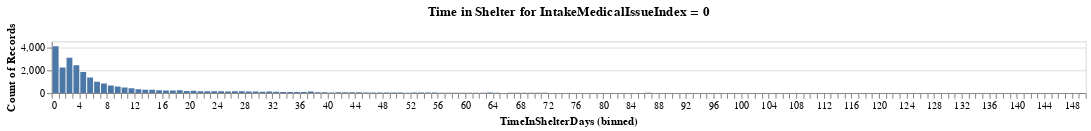
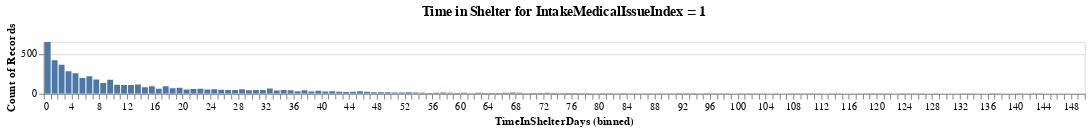
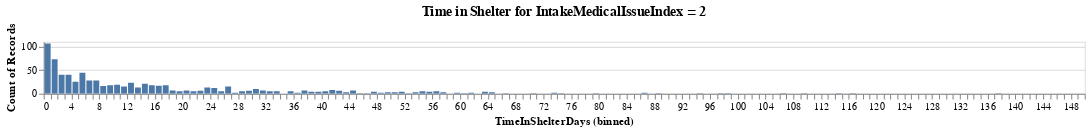
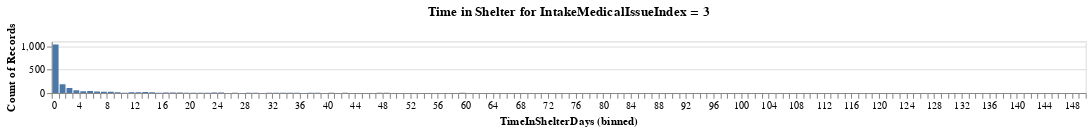

Source (notebook cell) for these figures, in order:
### Code cell
from turtle import title


for index_val in range(5):
    subset = df.filter(pl.col("IntakeMedicalIssueIndex") == index_val)
    subset.plot.bar(
        alt.X("TimeInShelterDays", bin=alt.Bin(step=1), scale=alt.Scale(domain=[0, 150])),
        y='count()',
    ).properties(title=f"Time in Shelter for IntakeMedicalIssueIndex = {index_val}", height=50, width = 1000).show()

### Figure 1 — Vega specification as saved in the notebook (floating-point values rounded to 4 significant figures; data arrays with more than 128 entries replaced by an {"elided": "..."} marker saying what was removed)
{"$schema": "https://vega.github.io/schema/vega/v6.json", "data": [{"name": "param_1e9efca18e7a2868_store"}, {"name": "source_0", "values": {"elided": "188 records"}}, {"name": "source_0_y_domain___count", "values": [{"min": 1, "max": 4080}]}], "signals": [{"name": "bin_step_1_TimeInShelterDays_bins", "value": {"fields": ["TimeInShelterDays"], "fname": "bin_TimeInShelterDays", "start": -2116.0, "step": 1.0, "stop": 878.0}}, {"name": "unit", "value": {}, "on": [{"events": "pointermove", "update": "isTuple(group()) ? group() : unit"}]}, {"name": "param_1e9efca18e7a2868", "update": "vlSelectionResolve(\"param_1e9efca18e7a2868_store\", \"union\")"}, {"name": "param_1e9efca18e7a2868_TimeInShelterDays", "on": [{"events": [{"source": "view", "type": "dblclick"}], "update": "null"}, {"events": {"signal": "param_1e9efca18e7a2868_translate_delta"}, "update": "panLinear(param_1e9efca18e7a2868_translate_anchor.extent_x, -param_1e9efca18e7a2868_translate_delta.x / width)"}, {"events": {"signal": "param_1e9efca18e7a2868_zoom_delta"}, "update": "zoomLinear(domain(\"x\"), param_1e9efca18e7a2868_zoom_anchor.x, param_1e9efca18e7a2868_zoom_delta)"}]}, {"name": "param_1e9efca18e7a2868_tuple", "on": [{"events": [{"signal": "param_1e9efca18e7a2868_TimeInShelterDays"}], "update": "param_1e9efca18e7a2868_TimeInShelterDays ? {unit: \"\", fields: param_1e9efca18e7a2868_tuple_fields, values: [param_1e9efca18e7a2868_TimeInShelterDays]} : null"}]}, {"name": "param_1e9efca18e7a2868_tuple_fields", "value": [{"field": "TimeInShelterDays", "channel": "x", "type": "R"}]}, {"name": "param_1e9efca18e7a2868_translate_anchor", "value": {}, "on": [{"events": [{"source": "scope", "type": "pointerdown"}], "update": "{x: x(unit), y: y(unit), extent_x: domain(\"x\")}"}]}, {"name": "param_1e9efca18e7a2868_translate_delta", "value": {}, "on": [{"events": [{"source": "window", "between": [{"source": "scope", "type": "pointerdown"}, {"source": "window", "type": "pointerup"}], "type": "pointermove", "consume": true}], "update": "{x: param_1e9efca18e7a2868_translate_anchor.x - x(unit), y: param_1e9efca18e7a2868_translate_anchor.y - y(unit)}"}]}, {"name": "param_1e9efca18e7a2868_zoom_anchor", "on": [{"events": [{"source": "scope", "consume": true, "type": "wheel"}], "update": "{x: invert(\"x\", x(unit)), y: invert(\"y\", y(unit))}"}]}, {"name": "param_1e9efca18e7a2868_zoom_delta", "on": [{"events": [{"source": "scope", "type": "wheel", "consume": true}], "update": "pow(1.001, event.deltaY * pow(16, event.deltaMode))", "force": true}]}, {"name": "param_1e9efca18e7a2868_modify", "on": [{"events": {"signal": "param_1e9efca18e7a2868_tuple"}, "update": "modify(\"param_1e9efca18e7a2868_store\", param_1e9efca18e7a2868_tuple, true)"}]}], "marks": [{"type": "rect", "name": "marks", "from": {"data": "source_0"}, "encode": {"update": {"fill": {"value": "#4c78a8"}, "x": {"field": "bin_step_1_TimeInShelterDays_end", "scale": "x", "offset": {"signal": "0.5 + (abs(scale(\"x\", datum[\"bin_step_1_TimeInShelterDays_end\"]) - scale(\"x\", datum[\"bin_step_1_TimeInShelterDays\"])) < 0.25 ? 0.5 * (0.25 - (abs(scale(\"x\", datum[\"bin_step_1_TimeInShelterDays_end\"]) - scale(\"x\", datum[\"bin_step_1_TimeInShelterDays\"])))) : -0.5)"}}, "y2": {"value": 0, "scale": "y"}, "y": {"field": "__count", "scale": "y"}, "x2": {"field": "bin_step_1_TimeInShelterDays", "scale": "x", "offset": {"signal": "0.5 + (abs(scale(\"x\", datum[\"bin_step_1_TimeInShelterDays_end\"]) - scale(\"x\", datum[\"bin_step_1_TimeInShelterDays\"])) < 0.25 ? -0.5 * (0.25 - (abs(scale(\"x\", datum[\"bin_step_1_TimeInShelterDays_end\"]) - scale(\"x\", datum[\"bin_step_1_TimeInShelterDays\"])))) : 0.5)"}}, "tooltip": {"signal": "{\"TimeInShelterDays (binned)\": !isValid(datum[\"bin_step_1_TimeInShelterDays\"]) || !isFinite(+datum[\"bin_step_1_TimeInShelterDays\"]) ? \"null\" : format(datum[\"bin_step_1_TimeInShelterDays\"], \"\") + \" – \" + format(datum[\"bin_step_1_TimeInShelterDays_end\"], \"\"), \"Count of Records\": format(datum[\"__count\"], \"\")}"}}}, "clip": true, "style": ["bar"], "interactive": true}], "scales": [{"name": "x", "type": "linear", "domain": [0, 150], "range": [0, {"signal": "width"}], "bins": {"signal": "bin_step_1_TimeInShelterDays_bins"}, "zero": true, "domainRaw": {"signal": "param_1e9efca18e7a2868[\"TimeInShelterDays\"]"}}, {"name": "y", "type": "linear", "domain": [{"signal": "(data(\"source_0_y_domain___count\")[0] || {}).min"}, {"signal": "(data(\"source_0_y_domain___count\")[0] || {}).max"}], "range": [{"signal": "height"}, 0], "zero": true, "nice": true}], "axes": [{"scale": "y", "domain": false, "gridScale": "x", "tickCount": {"signal": "ceil(height/40)"}, "aria": false, "labels": false, "ticks": false, "zindex": 0, "minExtent": 0, "maxExtent": 0, "grid": true, "orient": "left"}, {"scale": "x", "labelFlush": true, "grid": false, "labelOverlap": true, "tickCount": {"signal": "ceil(width/10)"}, "zindex": 0, "title": "TimeInShelterDays (binned)", "orient": "bottom"}, {"scale": "y", "grid": false, "zindex": 0, "orient": "left", "title": "Count of Records", "labelOverlap": true, "tickCount": {"signal": "ceil(height/40)"}}], "title": {"text": "Time in Shelter for IntakeMedicalIssueIndex = 0", "frame": "group"}, "style": "cell", "background": "white", "height": 50, "padding": 5, "width": 1000}

### Figure 2 — Vega specification as saved in the notebook (floating-point values rounded to 4 significant figures; data arrays with more than 128 entries replaced by an {"elided": "..."} marker saying what was removed)
{"$schema": "https://vega.github.io/schema/vega/v6.json", "data": [{"name": "param_1e9efca18e7a2868_store"}, {"name": "source_0", "values": {"elided": "142 records"}}, {"name": "source_0_y_domain___count", "values": [{"min": 1, "max": 644}]}], "signals": [{"name": "bin_step_1_TimeInShelterDays_bins", "value": {"fields": ["TimeInShelterDays"], "fname": "bin_TimeInShelterDays", "start": -20.0, "step": 1.0, "stop": 474.0}}, {"name": "unit", "value": {}, "on": [{"events": "pointermove", "update": "isTuple(group()) ? group() : unit"}]}, {"name": "param_1e9efca18e7a2868", "update": "vlSelectionResolve(\"param_1e9efca18e7a2868_store\", \"union\")"}, {"name": "param_1e9efca18e7a2868_TimeInShelterDays", "on": [{"events": [{"source": "view", "type": "dblclick"}], "update": "null"}, {"events": {"signal": "param_1e9efca18e7a2868_translate_delta"}, "update": "panLinear(param_1e9efca18e7a2868_translate_anchor.extent_x, -param_1e9efca18e7a2868_translate_delta.x / width)"}, {"events": {"signal": "param_1e9efca18e7a2868_zoom_delta"}, "update": "zoomLinear(domain(\"x\"), param_1e9efca18e7a2868_zoom_anchor.x, param_1e9efca18e7a2868_zoom_delta)"}]}, {"name": "param_1e9efca18e7a2868_tuple", "on": [{"events": [{"signal": "param_1e9efca18e7a2868_TimeInShelterDays"}], "update": "param_1e9efca18e7a2868_TimeInShelterDays ? {unit: \"\", fields: param_1e9efca18e7a2868_tuple_fields, values: [param_1e9efca18e7a2868_TimeInShelterDays]} : null"}]}, {"name": "param_1e9efca18e7a2868_tuple_fields", "value": [{"field": "TimeInShelterDays", "channel": "x", "type": "R"}]}, {"name": "param_1e9efca18e7a2868_translate_anchor", "value": {}, "on": [{"events": [{"source": "scope", "type": "pointerdown"}], "update": "{x: x(unit), y: y(unit), extent_x: domain(\"x\")}"}]}, {"name": "param_1e9efca18e7a2868_translate_delta", "value": {}, "on": [{"events": [{"source": "window", "between": [{"source": "scope", "type": "pointerdown"}, {"source": "window", "type": "pointerup"}], "type": "pointermove", "consume": true}], "update": "{x: param_1e9efca18e7a2868_translate_anchor.x - x(unit), y: param_1e9efca18e7a2868_translate_anchor.y - y(unit)}"}]}, {"name": "param_1e9efca18e7a2868_zoom_anchor", "on": [{"events": [{"source": "scope", "type": "wheel", "consume": true}], "update": "{x: invert(\"x\", x(unit)), y: invert(\"y\", y(unit))}"}]}, {"name": "param_1e9efca18e7a2868_zoom_delta", "on": [{"events": [{"source": "scope", "type": "wheel", "consume": true}], "update": "pow(1.001, event.deltaY * pow(16, event.deltaMode))", "force": true}]}, {"name": "param_1e9efca18e7a2868_modify", "on": [{"events": {"signal": "param_1e9efca18e7a2868_tuple"}, "update": "modify(\"param_1e9efca18e7a2868_store\", param_1e9efca18e7a2868_tuple, true)"}]}], "marks": [{"type": "rect", "name": "marks", "from": {"data": "source_0"}, "encode": {"update": {"x2": {"field": "bin_step_1_TimeInShelterDays", "scale": "x", "offset": {"signal": "0.5 + (abs(scale(\"x\", datum[\"bin_step_1_TimeInShelterDays_end\"]) - scale(\"x\", datum[\"bin_step_1_TimeInShelterDays\"])) < 0.25 ? -0.5 * (0.25 - (abs(scale(\"x\", datum[\"bin_step_1_TimeInShelterDays_end\"]) - scale(\"x\", datum[\"bin_step_1_TimeInShelterDays\"])))) : 0.5)"}}, "y": {"field": "__count", "scale": "y"}, "fill": {"value": "#4c78a8"}, "y2": {"value": 0, "scale": "y"}, "x": {"field": "bin_step_1_TimeInShelterDays_end", "scale": "x", "offset": {"signal": "0.5 + (abs(scale(\"x\", datum[\"bin_step_1_TimeInShelterDays_end\"]) - scale(\"x\", datum[\"bin_step_1_TimeInShelterDays\"])) < 0.25 ? 0.5 * (0.25 - (abs(scale(\"x\", datum[\"bin_step_1_TimeInShelterDays_end\"]) - scale(\"x\", datum[\"bin_step_1_TimeInShelterDays\"])))) : -0.5)"}}, "tooltip": {"signal": "{\"TimeInShelterDays (binned)\": !isValid(datum[\"bin_step_1_TimeInShelterDays\"]) || !isFinite(+datum[\"bin_step_1_TimeInShelterDays\"]) ? \"null\" : format(datum[\"bin_step_1_TimeInShelterDays\"], \"\") + \" – \" + format(datum[\"bin_step_1_TimeInShelterDays_end\"], \"\"), \"Count of Records\": format(datum[\"__count\"], \"\")}"}}}, "interactive": true, "clip": true, "style": ["bar"]}], "scales": [{"name": "x", "type": "linear", "domain": [0, 150], "range": [0, {"signal": "width"}], "bins": {"signal": "bin_step_1_TimeInShelterDays_bins"}, "zero": true, "domainRaw": {"signal": "param_1e9efca18e7a2868[\"TimeInShelterDays\"]"}}, {"name": "y", "type": "linear", "domain": [{"signal": "(data(\"source_0_y_domain___count\")[0] || {}).min"}, {"signal": "(data(\"source_0_y_domain___count\")[0] || {}).max"}], "range": [{"signal": "height"}, 0], "zero": true, "nice": true}], "axes": [{"scale": "y", "aria": false, "minExtent": 0, "grid": true, "tickCount": {"signal": "ceil(height/40)"}, "labels": false, "ticks": false, "zindex": 0, "maxExtent": 0, "gridScale": "x", "orient": "left", "domain": false}, {"scale": "x", "labelOverlap": true, "zindex": 0, "title": "TimeInShelterDays (binned)", "orient": "bottom", "grid": false, "labelFlush": true, "tickCount": {"signal": "ceil(width/10)"}}, {"scale": "y", "zindex": 0, "labelOverlap": true, "tickCount": {"signal": "ceil(height/40)"}, "orient": "left", "grid": false, "title": "Count of Records"}], "title": {"text": "Time in Shelter for IntakeMedicalIssueIndex = 1", "frame": "group"}, "style": "cell", "width": 1000, "height": 50, "padding": 5, "background": "white"}

### Figure 3 — Vega specification as saved in the notebook (floating-point values rounded to 4 significant figures)
{"$schema": "https://vega.github.io/schema/vega/v6.json", "data": [{"name": "param_1e9efca18e7a2868_store"}, {"name": "source_0", "values": [{"__count": 1, "bin_step_1_TimeInShelterDays": 150.0, "bin_step_1_TimeInShelterDays_end": 151.0}, {"__count": 40, "bin_step_1_TimeInShelterDays": 3.0, "bin_step_1_TimeInShelterDays_end": 4.0}, {"__count": 23, "bin_step_1_TimeInShelterDays": 12.0, "bin_step_1_TimeInShelterDays_end": 13.0}, {"__count": 18, "bin_step_1_TimeInShelterDays": 9.0, "bin_step_1_TimeInShelterDays_end": 10.0}, {"__count": 13, "bin_step_1_TimeInShelterDays": 13.0, "bin_step_1_TimeInShelterDays_end": 14.0}, {"__count": 25, "bin_step_1_TimeInShelterDays": 4.0, "bin_step_1_TimeInShelterDays_end": 5.0}, {"__count": 73, "bin_step_1_TimeInShelterDays": 1.0, "bin_step_1_TimeInShelterDays_end": 2.0}, {"__count": 7, "bin_step_1_TimeInShelterDays": 31.0, "bin_step_1_TimeInShelterDays_end": 32.0}, {"__count": 6, "bin_step_1_TimeInShelterDays": 29.0, "bin_step_1_TimeInShelterDays_end": 30.0}, {"__count": 10, "bin_step_1_TimeInShelterDays": 30.0, "bin_step_1_TimeInShelterDays_end": 31.0}, {"__count": 5, "bin_step_1_TimeInShelterDays": 25.0, "bin_step_1_TimeInShelterDays_end": 26.0}, {"__count": 40, "bin_step_1_TimeInShelterDays": 2.0, "bin_step_1_TimeInShelterDays_end": 3.0}, {"__count": 16, "bin_step_1_TimeInShelterDays": 8.0, "bin_step_1_TimeInShelterDays_end": 9.0}, {"__count": 21, "bin_step_1_TimeInShelterDays": 14.0, "bin_step_1_TimeInShelterDays_end": 15.0}, {"__count": 44, "bin_step_1_TimeInShelterDays": 5.0, "bin_step_1_TimeInShelterDays_end": 6.0}, {"__count": 19, "bin_step_1_TimeInShelterDays": 10.0, "bin_step_1_TimeInShelterDays_end": 11.0}, {"__count": 1, "bin_step_1_TimeInShelterDays": 88.0, "bin_step_1_TimeInShelterDays_end": 89.0}, {"__count": 28, "bin_step_1_TimeInShelterDays": 7.0, "bin_step_1_TimeInShelterDays_end": 8.0}, {"__count": 28, "bin_step_1_TimeInShelterDays": 6.0, "bin_step_1_TimeInShelterDays_end": 7.0}, {"__count": 7, "bin_step_1_TimeInShelterDays": 18.0, "bin_step_1_TimeInShelterDays_end": 19.0}, {"__count": 7, "bin_step_1_TimeInShelterDays": 20.0, "bin_step_1_TimeInShelterDays_end": 21.0}, {"__count": 106, "bin_step_1_TimeInShelterDays": 0.0, "bin_step_1_TimeInShelterDays_end": 1.0}, {"__count": 8, "bin_step_1_TimeInShelterDays": 41.0, "bin_step_1_TimeInShelterDays_end": 42.0}, {"__count": 17, "bin_step_1_TimeInShelterDays": 16.0, "bin_step_1_TimeInShelterDays_end": 17.0}, {"__count": 1, "bin_step_1_TimeInShelterDays": 74.0, "bin_step_1_TimeInShelterDays_end": 75.0}, {"__count": 5, "bin_step_1_TimeInShelterDays": 28.0, "bin_step_1_TimeInShelterDays_end": 29.0}, {"__count": 4, "bin_step_1_TimeInShelterDays": 51.0, "bin_step_1_TimeInShelterDays_end": 52.0}, {"__count": 12, "bin_step_1_TimeInShelterDays": 24.0, "bin_step_1_TimeInShelterDays_end": 25.0}, {"__count": 5, "bin_step_1_TimeInShelterDays": 40.0, "bin_step_1_TimeInShelterDays_end": 41.0}, {"__count": 7, "bin_step_1_TimeInShelterDays": 37.0, "bin_step_1_TimeInShelterDays_end": 38.0}, {"__count": 2, "bin_step_1_TimeInShelterDays": 27.0, "bin_step_1_TimeInShelterDays_end": 28.0}, {"__count": 5, "bin_step_1_TimeInShelterDays": 54.0, "bin_step_1_TimeInShelterDays_end": 55.0}, {"__count": 1, "bin_step_1_TimeInShelterDays": 109.0, "bin_step_1_TimeInShelterDays_end": 110.0}, {"__count": 15, "bin_step_1_TimeInShelterDays": 26.0, "bin_step_1_TimeInShelterDays_end": 27.0}, {"__count": 5, "bin_step_1_TimeInShelterDays": 33.0, "bin_step_1_TimeInShelterDays_end": 34.0}, {"__count": 18, "bin_step_1_TimeInShelterDays": 17.0, "bin_step_1_TimeInShelterDays_end": 18.0}, {"__count": 15, "bin_step_1_TimeInShelterDays": 11.0, "bin_step_1_TimeInShelterDays_end": 12.0}, {"__count": 2, "bin_step_1_TimeInShelterDays": 73.0, "bin_step_1_TimeInShelterDays_end": 74.0}, {"__count": 1, "bin_step_1_TimeInShelterDays": 66.0, "bin_step_1_TimeInShelterDays_end": 67.0}, {"__count": 3, "bin_step_1_TimeInShelterDays": 64.0, "bin_step_1_TimeInShelterDays_end": 65.0}, {"__count": 4, "bin_step_1_TimeInShelterDays": 47.0, "bin_step_1_TimeInShelterDays_end": 48.0}, {"__count": 6, "bin_step_1_TimeInShelterDays": 42.0, "bin_step_1_TimeInShelterDays_end": 43.0}, {"__count": 3, "bin_step_1_TimeInShelterDays": 57.0, "bin_step_1_TimeInShelterDays_end": 58.0}, {"__count": 6, "bin_step_1_TimeInShelterDays": 22.0, "bin_step_1_TimeInShelterDays_end": 23.0}, {"__count": 1, "bin_step_1_TimeInShelterDays": 116.0, "bin_step_1_TimeInShelterDays_end": 117.0}, {"__count": 5, "bin_step_1_TimeInShelterDays": 35.0, "bin_step_1_TimeInShelterDays_end": 36.0}, {"__count": 18, "bin_step_1_TimeInShelterDays": 15.0, "bin_step_1_TimeInShelterDays_end": 16.0}, {"__count": 7, "bin_step_1_TimeInShelterDays": 44.0, "bin_step_1_TimeInShelterDays_end": 45.0}, {"__count": 1, "bin_step_1_TimeInShelterDays": 70.0, "bin_step_1_TimeInShelterDays_end": 71.0}, {"__count": 13, "bin_step_1_TimeInShelterDays": 23.0, "bin_step_1_TimeInShelterDays_end": 24.0}, {"__count": 3, "bin_step_1_TimeInShelterDays": 53.0, "bin_step_1_TimeInShelterDays_end": 54.0}, {"__count": 5, "bin_step_1_TimeInShelterDays": 19.0, "bin_step_1_TimeInShelterDays_end": 20.0}, {"__count": 3, "bin_step_1_TimeInShelterDays": 49.0, "bin_step_1_TimeInShelterDays_end": 50.0}, {"__count": 1, "bin_step_1_TimeInShelterDays": 98.0, "bin_step_1_TimeInShelterDays_end": 99.0}, {"__count": 2, "bin_step_1_TimeInShelterDays": 86.0, "bin_step_1_TimeInShelterDays_end": 87.0}, {"__count": 4, "bin_step_1_TimeInShelterDays": 63.0, "bin_step_1_TimeInShelterDays_end": 64.0}, {"__count": 1, "bin_step_1_TimeInShelterDays": 60.0, "bin_step_1_TimeInShelterDays_end": 61.0}, {"__count": 2, "bin_step_1_TimeInShelterDays": 61.0, "bin_step_1_TimeInShelterDays_end": 62.0}, {"__count": 5, "bin_step_1_TimeInShelterDays": 21.0, "bin_step_1_TimeInShelterDays_end": 22.0}, {"__count": 4, "bin_step_1_TimeInShelterDays": 38.0, "bin_step_1_TimeInShelterDays_end": 39.0}, {"__count": 4, "bin_step_1_TimeInShelterDays": 39.0, "bin_step_1_TimeInShelterDays_end": 40.0}, {"__count": 5, "bin_step_1_TimeInShelterDays": 56.0, "bin_step_1_TimeInShelterDays_end": 57.0}, {"__count": 3, "bin_step_1_TimeInShelterDays": 50.0, "bin_step_1_TimeInShelterDays_end": 51.0}, {"__count": 3, "bin_step_1_TimeInShelterDays": 43.0, "bin_step_1_TimeInShelterDays_end": 44.0}, {"__count": 5, "bin_step_1_TimeInShelterDays": 32.0, "bin_step_1_TimeInShelterDays_end": 33.0}, {"__count": 1, "bin_step_1_TimeInShelterDays": 106.0, "bin_step_1_TimeInShelterDays_end": 107.0}, {"__count": 1, "bin_step_1_TimeInShelterDays": -105.0, "bin_step_1_TimeInShelterDays_end": -104.0}, {"__count": 2, "bin_step_1_TimeInShelterDays": 48.0, "bin_step_1_TimeInShelterDays_end": 49.0}, {"__count": 2, "bin_step_1_TimeInShelterDays": 36.0, "bin_step_1_TimeInShelterDays_end": 37.0}, {"__count": 1, "bin_step_1_TimeInShelterDays": 45.0, "bin_step_1_TimeInShelterDays_end": 46.0}, {"__count": 2, "bin_step_1_TimeInShelterDays": 59.0, "bin_step_1_TimeInShelterDays_end": 60.0}, {"__count": 1, "bin_step_1_TimeInShelterDays": 79.0, "bin_step_1_TimeInShelterDays_end": 80.0}, {"__count": 1, "bin_step_1_TimeInShelterDays": 114.0, "bin_step_1_TimeInShelterDays_end": 115.0}, {"__count": 1, "bin_step_1_TimeInShelterDays": 97.0, "bin_step_1_TimeInShelterDays_end": 98.0}, {"__count": 1, "bin_step_1_TimeInShelterDays": 46.0, "bin_step_1_TimeInShelterDays_end": 47.0}, {"__count": 1, "bin_step_1_TimeInShelterDays": 94.0, "bin_step_1_TimeInShelterDays_end": 95.0}, {"__count": 4, "bin_step_1_TimeInShelterDays": 55.0, "bin_step_1_TimeInShelterDays_end": 56.0}, {"__count": 1, "bin_step_1_TimeInShelterDays": 52.0, "bin_step_1_TimeInShelterDays_end": 53.0}, {"__count": 1, "bin_step_1_TimeInShelterDays": 137.0, "bin_step_1_TimeInShelterDays_end": 138.0}]}, {"name": "source_0_y_domain___count", "values": [{"min": 1, "max": 106}]}], "signals": [{"name": "bin_step_1_TimeInShelterDays_bins", "value": {"fields": ["TimeInShelterDays"], "fname": "bin_TimeInShelterDays", "start": -105.0, "step": 1.0, "stop": 151.0}}, {"name": "unit", "value": {}, "on": [{"events": "pointermove", "update": "isTuple(group()) ? group() : unit"}]}, {"name": "param_1e9efca18e7a2868", "update": "vlSelectionResolve(\"param_1e9efca18e7a2868_store\", \"union\")"}, {"name": "param_1e9efca18e7a2868_TimeInShelterDays", "on": [{"events": [{"source": "view", "type": "dblclick"}], "update": "null"}, {"events": {"signal": "param_1e9efca18e7a2868_translate_delta"}, "update": "panLinear(param_1e9efca18e7a2868_translate_anchor.extent_x, -param_1e9efca18e7a2868_translate_delta.x / width)"}, {"events": {"signal": "param_1e9efca18e7a2868_zoom_delta"}, "update": "zoomLinear(domain(\"x\"), param_1e9efca18e7a2868_zoom_anchor.x, param_1e9efca18e7a2868_zoom_delta)"}]}, {"name": "param_1e9efca18e7a2868_tuple", "on": [{"events": [{"signal": "param_1e9efca18e7a2868_TimeInShelterDays"}], "update": "param_1e9efca18e7a2868_TimeInShelterDays ? {unit: \"\", fields: param_1e9efca18e7a2868_tuple_fields, values: [param_1e9efca18e7a2868_TimeInShelterDays]} : null"}]}, {"name": "param_1e9efca18e7a2868_tuple_fields", "value": [{"field": "TimeInShelterDays", "channel": "x", "type": "R"}]}, {"name": "param_1e9efca18e7a2868_translate_anchor", "value": {}, "on": [{"events": [{"source": "scope", "type": "pointerdown"}], "update": "{x: x(unit), y: y(unit), extent_x: domain(\"x\")}"}]}, {"name": "param_1e9efca18e7a2868_translate_delta", "value": {}, "on": [{"events": [{"source": "window", "between": [{"source": "scope", "type": "pointerdown"}, {"source": "window", "type": "pointerup"}], "consume": true, "type": "pointermove"}], "update": "{x: param_1e9efca18e7a2868_translate_anchor.x - x(unit), y: param_1e9efca18e7a2868_translate_anchor.y - y(unit)}"}]}, {"name": "param_1e9efca18e7a2868_zoom_anchor", "on": [{"events": [{"source": "scope", "type": "wheel", "consume": true}], "update": "{x: invert(\"x\", x(unit)), y: invert(\"y\", y(unit))}"}]}, {"name": "param_1e9efca18e7a2868_zoom_delta", "on": [{"events": [{"source": "scope", "type": "wheel", "consume": true}], "update": "pow(1.001, event.deltaY * pow(16, event.deltaMode))", "force": true}]}, {"name": "param_1e9efca18e7a2868_modify", "on": [{"events": {"signal": "param_1e9efca18e7a2868_tuple"}, "update": "modify(\"param_1e9efca18e7a2868_store\", param_1e9efca18e7a2868_tuple, true)"}]}], "marks": [{"type": "rect", "name": "marks", "from": {"data": "source_0"}, "encode": {"update": {"y": {"field": "__count", "scale": "y"}, "x": {"field": "bin_step_1_TimeInShelterDays_end", "scale": "x", "offset": {"signal": "0.5 + (abs(scale(\"x\", datum[\"bin_step_1_TimeInShelterDays_end\"]) - scale(\"x\", datum[\"bin_step_1_TimeInShelterDays\"])) < 0.25 ? 0.5 * (0.25 - (abs(scale(\"x\", datum[\"bin_step_1_TimeInShelterDays_end\"]) - scale(\"x\", datum[\"bin_step_1_TimeInShelterDays\"])))) : -0.5)"}}, "tooltip": {"signal": "{\"TimeInShelterDays (binned)\": !isValid(datum[\"bin_step_1_TimeInShelterDays\"]) || !isFinite(+datum[\"bin_step_1_TimeInShelterDays\"]) ? \"null\" : format(datum[\"bin_step_1_TimeInShelterDays\"], \"\") + \" – \" + format(datum[\"bin_step_1_TimeInShelterDays_end\"], \"\"), \"Count of Records\": format(datum[\"__count\"], \"\")}"}, "fill": {"value": "#4c78a8"}, "y2": {"value": 0, "scale": "y"}, "x2": {"field": "bin_step_1_TimeInShelterDays", "scale": "x", "offset": {"signal": "0.5 + (abs(scale(\"x\", datum[\"bin_step_1_TimeInShelterDays_end\"]) - scale(\"x\", datum[\"bin_step_1_TimeInShelterDays\"])) < 0.25 ? -0.5 * (0.25 - (abs(scale(\"x\", datum[\"bin_step_1_TimeInShelterDays_end\"]) - scale(\"x\", datum[\"bin_step_1_TimeInShelterDays\"])))) : 0.5)"}}}}, "clip": true, "style": ["bar"], "interactive": true}], "scales": [{"name": "x", "type": "linear", "domain": [0, 150], "range": [0, {"signal": "width"}], "bins": {"signal": "bin_step_1_TimeInShelterDays_bins"}, "domainRaw": {"signal": "param_1e9efca18e7a2868[\"TimeInShelterDays\"]"}, "zero": true}, {"name": "y", "type": "linear", "domain": [{"signal": "(data(\"source_0_y_domain___count\")[0] || {}).min"}, {"signal": "(data(\"source_0_y_domain___count\")[0] || {}).max"}], "range": [{"signal": "height"}, 0], "nice": true, "zero": true}], "axes": [{"scale": "y", "gridScale": "x", "minExtent": 0, "domain": false, "tickCount": {"signal": "ceil(height/40)"}, "grid": true, "labels": false, "aria": false, "zindex": 0, "orient": "left", "maxExtent": 0, "ticks": false}, {"scale": "x", "orient": "bottom", "labelOverlap": true, "tickCount": {"signal": "ceil(width/10)"}, "zindex": 0, "title": "TimeInShelterDays (binned)", "labelFlush": true, "grid": false}, {"scale": "y", "tickCount": {"signal": "ceil(height/40)"}, "grid": false, "zindex": 0, "orient": "left", "title": "Count of Records", "labelOverlap": true}], "title": {"text": "Time in Shelter for IntakeMedicalIssueIndex = 2", "frame": "group"}, "style": "cell", "padding": 5, "background": "white", "width": 1000, "height": 50}

### Figure 4 — Vega specification as saved in the notebook (floating-point values rounded to 4 significant figures)
{"$schema": "https://vega.github.io/schema/vega/v6.json", "data": [{"name": "param_1e9efca18e7a2868_store"}, {"name": "source_0", "values": [{"__count": 1032, "bin_step_1_TimeInShelterDays": 0.0, "bin_step_1_TimeInShelterDays_end": 1.0}, {"__count": 187, "bin_step_1_TimeInShelterDays": 1.0, "bin_step_1_TimeInShelterDays_end": 2.0}, {"__count": 59, "bin_step_1_TimeInShelterDays": 3.0, "bin_step_1_TimeInShelterDays_end": 4.0}, {"__count": 33, "bin_step_1_TimeInShelterDays": 6.0, "bin_step_1_TimeInShelterDays_end": 7.0}, {"__count": 19, "bin_step_1_TimeInShelterDays": 12.0, "bin_step_1_TimeInShelterDays_end": 13.0}, {"__count": 30, "bin_step_1_TimeInShelterDays": 7.0, "bin_step_1_TimeInShelterDays_end": 8.0}, {"__count": 29, "bin_step_1_TimeInShelterDays": 8.0, "bin_step_1_TimeInShelterDays_end": 9.0}, {"__count": 41, "bin_step_1_TimeInShelterDays": 4.0, "bin_step_1_TimeInShelterDays_end": 5.0}, {"__count": 12, "bin_step_1_TimeInShelterDays": 17.0, "bin_step_1_TimeInShelterDays_end": 18.0}, {"__count": 7, "bin_step_1_TimeInShelterDays": 20.0, "bin_step_1_TimeInShelterDays_end": 21.0}, {"__count": 44, "bin_step_1_TimeInShelterDays": 5.0, "bin_step_1_TimeInShelterDays_end": 6.0}, {"__count": 10, "bin_step_1_TimeInShelterDays": 24.0, "bin_step_1_TimeInShelterDays_end": 25.0}, {"__count": 109, "bin_step_1_TimeInShelterDays": 2.0, "bin_step_1_TimeInShelterDays_end": 3.0}, {"__count": 8, "bin_step_1_TimeInShelterDays": 21.0, "bin_step_1_TimeInShelterDays_end": 22.0}, {"__count": 1, "bin_step_1_TimeInShelterDays": 88.0, "bin_step_1_TimeInShelterDays_end": 89.0}, {"__count": 9, "bin_step_1_TimeInShelterDays": 22.0, "bin_step_1_TimeInShelterDays_end": 23.0}, {"__count": 8, "bin_step_1_TimeInShelterDays": 29.0, "bin_step_1_TimeInShelterDays_end": 30.0}, {"__count": 6, "bin_step_1_TimeInShelterDays": 47.0, "bin_step_1_TimeInShelterDays_end": 48.0}, {"__count": 16, "bin_step_1_TimeInShelterDays": 9.0, "bin_step_1_TimeInShelterDays_end": 10.0}, {"__count": 15, "bin_step_1_TimeInShelterDays": 14.0, "bin_step_1_TimeInShelterDays_end": 15.0}, {"__count": 7, "bin_step_1_TimeInShelterDays": 38.0, "bin_step_1_TimeInShelterDays_end": 39.0}, {"__count": 8, "bin_step_1_TimeInShelterDays": 32.0, "bin_step_1_TimeInShelterDays_end": 33.0}, {"__count": 24, "bin_step_1_TimeInShelterDays": 13.0, "bin_step_1_TimeInShelterDays_end": 14.0}, {"__count": 9, "bin_step_1_TimeInShelterDays": 10.0, "bin_step_1_TimeInShelterDays_end": 11.0}, {"__count": 6, "bin_step_1_TimeInShelterDays": 37.0, "bin_step_1_TimeInShelterDays_end": 38.0}, {"__count": 16, "bin_step_1_TimeInShelterDays": 11.0, "bin_step_1_TimeInShelterDays_end": 12.0}, {"__count": 6, "bin_step_1_TimeInShelterDays": 31.0, "bin_step_1_TimeInShelterDays_end": 32.0}, {"__count": 6, "bin_step_1_TimeInShelterDays": 15.0, "bin_step_1_TimeInShelterDays_end": 16.0}, {"__count": 12, "bin_step_1_TimeInShelterDays": 23.0, "bin_step_1_TimeInShelterDays_end": 24.0}, {"__count": 12, "bin_step_1_TimeInShelterDays": 18.0, "bin_step_1_TimeInShelterDays_end": 19.0}, {"__count": 5, "bin_step_1_TimeInShelterDays": 42.0, "bin_step_1_TimeInShelterDays_end": 43.0}, {"__count": 1, "bin_step_1_TimeInShelterDays": 45.0, "bin_step_1_TimeInShelterDays_end": 46.0}, {"__count": 12, "bin_step_1_TimeInShelterDays": 16.0, "bin_step_1_TimeInShelterDays_end": 17.0}, {"__count": 1, "bin_step_1_TimeInShelterDays": 110.0, "bin_step_1_TimeInShelterDays_end": 111.0}, {"__count": 9, "bin_step_1_TimeInShelterDays": 19.0, "bin_step_1_TimeInShelterDays_end": 20.0}, {"__count": 3, "bin_step_1_TimeInShelterDays": 27.0, "bin_step_1_TimeInShelterDays_end": 28.0}, {"__count": 1, "bin_step_1_TimeInShelterDays": 46.0, "bin_step_1_TimeInShelterDays_end": 47.0}, {"__count": 4, "bin_step_1_TimeInShelterDays": 28.0, "bin_step_1_TimeInShelterDays_end": 29.0}, {"__count": 2, "bin_step_1_TimeInShelterDays": 63.0, "bin_step_1_TimeInShelterDays_end": 64.0}, {"__count": 1, "bin_step_1_TimeInShelterDays": 94.0, "bin_step_1_TimeInShelterDays_end": 95.0}, {"__count": 3, "bin_step_1_TimeInShelterDays": 39.0, "bin_step_1_TimeInShelterDays_end": 40.0}, {"__count": 5, "bin_step_1_TimeInShelterDays": 48.0, "bin_step_1_TimeInShelterDays_end": 49.0}, {"__count": 8, "bin_step_1_TimeInShelterDays": 34.0, "bin_step_1_TimeInShelterDays_end": 35.0}, {"__count": 3, "bin_step_1_TimeInShelterDays": 77.0, "bin_step_1_TimeInShelterDays_end": 78.0}, {"__count": 8, "bin_step_1_TimeInShelterDays": 26.0, "bin_step_1_TimeInShelterDays_end": 27.0}, {"__count": 1, "bin_step_1_TimeInShelterDays": 97.0, "bin_step_1_TimeInShelterDays_end": 98.0}, {"__count": 2, "bin_step_1_TimeInShelterDays": 64.0, "bin_step_1_TimeInShelterDays_end": 65.0}, {"__count": 6, "bin_step_1_TimeInShelterDays": 59.0, "bin_step_1_TimeInShelterDays_end": 60.0}, {"__count": 2, "bin_step_1_TimeInShelterDays": 44.0, "bin_step_1_TimeInShelterDays_end": 45.0}, {"__count": 1, "bin_step_1_TimeInShelterDays": 90.0, "bin_step_1_TimeInShelterDays_end": 91.0}, {"__count": 1, "bin_step_1_TimeInShelterDays": 99.0, "bin_step_1_TimeInShelterDays_end": 100.0}, {"__count": 1, "bin_step_1_TimeInShelterDays": 83.0, "bin_step_1_TimeInShelterDays_end": 84.0}, {"__count": 1, "bin_step_1_TimeInShelterDays": 91.0, "bin_step_1_TimeInShelterDays_end": 92.0}, {"__count": 2, "bin_step_1_TimeInShelterDays": 36.0, "bin_step_1_TimeInShelterDays_end": 37.0}, {"__count": 3, "bin_step_1_TimeInShelterDays": 50.0, "bin_step_1_TimeInShelterDays_end": 51.0}, {"__count": 2, "bin_step_1_TimeInShelterDays": 53.0, "bin_step_1_TimeInShelterDays_end": 54.0}, {"__count": 4, "bin_step_1_TimeInShelterDays": 40.0, "bin_step_1_TimeInShelterDays_end": 41.0}, {"__count": 3, "bin_step_1_TimeInShelterDays": 41.0, "bin_step_1_TimeInShelterDays_end": 42.0}, {"__count": 1, "bin_step_1_TimeInShelterDays": 917.0, "bin_step_1_TimeInShelterDays_end": 918.0}, {"__count": 3, "bin_step_1_TimeInShelterDays": 25.0, "bin_step_1_TimeInShelterDays_end": 26.0}, {"__count": 1, "bin_step_1_TimeInShelterDays": 657.0, "bin_step_1_TimeInShelterDays_end": 658.0}, {"__count": 1, "bin_step_1_TimeInShelterDays": 485.0, "bin_step_1_TimeInShelterDays_end": 486.0}, {"__count": 4, "bin_step_1_TimeInShelterDays": 35.0, "bin_step_1_TimeInShelterDays_end": 36.0}, {"__count": 3, "bin_step_1_TimeInShelterDays": 30.0, "bin_step_1_TimeInShelterDays_end": 31.0}, {"__count": 1, "bin_step_1_TimeInShelterDays": 101.0, "bin_step_1_TimeInShelterDays_end": 102.0}, {"__count": 1, "bin_step_1_TimeInShelterDays": 51.0, "bin_step_1_TimeInShelterDays_end": 52.0}, {"__count": 1, "bin_step_1_TimeInShelterDays": 54.0, "bin_step_1_TimeInShelterDays_end": 55.0}, {"__count": 4, "bin_step_1_TimeInShelterDays": -1.0, "bin_step_1_TimeInShelterDays_end": 0.0}, {"__count": 4, "bin_step_1_TimeInShelterDays": 33.0, "bin_step_1_TimeInShelterDays_end": 34.0}, {"__count": 1, "bin_step_1_TimeInShelterDays": 310.0, "bin_step_1_TimeInShelterDays_end": 311.0}, {"__count": 2, "bin_step_1_TimeInShelterDays": 52.0, "bin_step_1_TimeInShelterDays_end": 53.0}, {"__count": 1, "bin_step_1_TimeInShelterDays": 182.0, "bin_step_1_TimeInShelterDays_end": 183.0}, {"__count": 2, "bin_step_1_TimeInShelterDays": 43.0, "bin_step_1_TimeInShelterDays_end": 44.0}, {"__count": 1, "bin_step_1_TimeInShelterDays": 62.0, "bin_step_1_TimeInShelterDays_end": 63.0}, {"__count": 1, "bin_step_1_TimeInShelterDays": 114.0, "bin_step_1_TimeInShelterDays_end": 115.0}, {"__count": 2, "bin_step_1_TimeInShelterDays": 49.0, "bin_step_1_TimeInShelterDays_end": 50.0}, {"__count": 1, "bin_step_1_TimeInShelterDays": 87.0, "bin_step_1_TimeInShelterDays_end": 88.0}, {"__count": 1, "bin_step_1_TimeInShelterDays": 138.0, "bin_step_1_TimeInShelterDays_end": 139.0}, {"__count": 1, "bin_step_1_TimeInShelterDays": 194.0, "bin_step_1_TimeInShelterDays_end": 195.0}, {"__count": 1, "bin_step_1_TimeInShelterDays": 126.0, "bin_step_1_TimeInShelterDays_end": 127.0}, {"__count": 1, "bin_step_1_TimeInShelterDays": 56.0, "bin_step_1_TimeInShelterDays_end": 57.0}, {"__count": 1, "bin_step_1_TimeInShelterDays": 66.0, "bin_step_1_TimeInShelterDays_end": 67.0}, {"__count": 1, "bin_step_1_TimeInShelterDays": 55.0, "bin_step_1_TimeInShelterDays_end": 56.0}, {"__count": 1, "bin_step_1_TimeInShelterDays": 76.0, "bin_step_1_TimeInShelterDays_end": 77.0}]}, {"name": "source_0_y_domain___count", "values": [{"min": 1, "max": 1032}]}], "signals": [{"name": "bin_step_1_TimeInShelterDays_bins", "value": {"fields": ["TimeInShelterDays"], "fname": "bin_TimeInShelterDays", "start": -1.0, "step": 1.0, "stop": 918.0}}, {"name": "unit", "value": {}, "on": [{"events": "pointermove", "update": "isTuple(group()) ? group() : unit"}]}, {"name": "param_1e9efca18e7a2868", "update": "vlSelectionResolve(\"param_1e9efca18e7a2868_store\", \"union\")"}, {"name": "param_1e9efca18e7a2868_TimeInShelterDays", "on": [{"events": [{"source": "view", "type": "dblclick"}], "update": "null"}, {"events": {"signal": "param_1e9efca18e7a2868_translate_delta"}, "update": "panLinear(param_1e9efca18e7a2868_translate_anchor.extent_x, -param_1e9efca18e7a2868_translate_delta.x / width)"}, {"events": {"signal": "param_1e9efca18e7a2868_zoom_delta"}, "update": "zoomLinear(domain(\"x\"), param_1e9efca18e7a2868_zoom_anchor.x, param_1e9efca18e7a2868_zoom_delta)"}]}, {"name": "param_1e9efca18e7a2868_tuple", "on": [{"events": [{"signal": "param_1e9efca18e7a2868_TimeInShelterDays"}], "update": "param_1e9efca18e7a2868_TimeInShelterDays ? {unit: \"\", fields: param_1e9efca18e7a2868_tuple_fields, values: [param_1e9efca18e7a2868_TimeInShelterDays]} : null"}]}, {"name": "param_1e9efca18e7a2868_tuple_fields", "value": [{"field": "TimeInShelterDays", "channel": "x", "type": "R"}]}, {"name": "param_1e9efca18e7a2868_translate_anchor", "value": {}, "on": [{"events": [{"source": "scope", "type": "pointerdown"}], "update": "{x: x(unit), y: y(unit), extent_x: domain(\"x\")}"}]}, {"name": "param_1e9efca18e7a2868_translate_delta", "value": {}, "on": [{"events": [{"source": "window", "between": [{"source": "scope", "type": "pointerdown"}, {"source": "window", "type": "pointerup"}], "type": "pointermove", "consume": true}], "update": "{x: param_1e9efca18e7a2868_translate_anchor.x - x(unit), y: param_1e9efca18e7a2868_translate_anchor.y - y(unit)}"}]}, {"name": "param_1e9efca18e7a2868_zoom_anchor", "on": [{"events": [{"source": "scope", "type": "wheel", "consume": true}], "update": "{x: invert(\"x\", x(unit)), y: invert(\"y\", y(unit))}"}]}, {"name": "param_1e9efca18e7a2868_zoom_delta", "on": [{"events": [{"source": "scope", "consume": true, "type": "wheel"}], "update": "pow(1.001, event.deltaY * pow(16, event.deltaMode))", "force": true}]}, {"name": "param_1e9efca18e7a2868_modify", "on": [{"events": {"signal": "param_1e9efca18e7a2868_tuple"}, "update": "modify(\"param_1e9efca18e7a2868_store\", param_1e9efca18e7a2868_tuple, true)"}]}], "marks": [{"type": "rect", "name": "marks", "from": {"data": "source_0"}, "encode": {"update": {"y2": {"value": 0, "scale": "y"}, "fill": {"value": "#4c78a8"}, "x": {"field": "bin_step_1_TimeInShelterDays_end", "scale": "x", "offset": {"signal": "0.5 + (abs(scale(\"x\", datum[\"bin_step_1_TimeInShelterDays_end\"]) - scale(\"x\", datum[\"bin_step_1_TimeInShelterDays\"])) < 0.25 ? 0.5 * (0.25 - (abs(scale(\"x\", datum[\"bin_step_1_TimeInShelterDays_end\"]) - scale(\"x\", datum[\"bin_step_1_TimeInShelterDays\"])))) : -0.5)"}}, "tooltip": {"signal": "{\"TimeInShelterDays (binned)\": !isValid(datum[\"bin_step_1_TimeInShelterDays\"]) || !isFinite(+datum[\"bin_step_1_TimeInShelterDays\"]) ? \"null\" : format(datum[\"bin_step_1_TimeInShelterDays\"], \"\") + \" – \" + format(datum[\"bin_step_1_TimeInShelterDays_end\"], \"\"), \"Count of Records\": format(datum[\"__count\"], \"\")}"}, "x2": {"field": "bin_step_1_TimeInShelterDays", "scale": "x", "offset": {"signal": "0.5 + (abs(scale(\"x\", datum[\"bin_step_1_TimeInShelterDays_end\"]) - scale(\"x\", datum[\"bin_step_1_TimeInShelterDays\"])) < 0.25 ? -0.5 * (0.25 - (abs(scale(\"x\", datum[\"bin_step_1_TimeInShelterDays_end\"]) - scale(\"x\", datum[\"bin_step_1_TimeInShelterDays\"])))) : 0.5)"}}, "y": {"field": "__count", "scale": "y"}}}, "interactive": true, "style": ["bar"], "clip": true}], "scales": [{"name": "x", "type": "linear", "domain": [0, 150], "range": [0, {"signal": "width"}], "bins": {"signal": "bin_step_1_TimeInShelterDays_bins"}, "zero": true, "domainRaw": {"signal": "param_1e9efca18e7a2868[\"TimeInShelterDays\"]"}}, {"name": "y", "type": "linear", "domain": [{"signal": "(data(\"source_0_y_domain___count\")[0] || {}).min"}, {"signal": "(data(\"source_0_y_domain___count\")[0] || {}).max"}], "range": [{"signal": "height"}, 0], "nice": true, "zero": true}], "axes": [{"scale": "y", "tickCount": {"signal": "ceil(height/40)"}, "domain": false, "minExtent": 0, "maxExtent": 0, "orient": "left", "grid": true, "labels": false, "gridScale": "x", "aria": false, "ticks": false, "zindex": 0}, {"scale": "x", "labelFlush": true, "tickCount": {"signal": "ceil(width/10)"}, "orient": "bottom", "title": "TimeInShelterDays (binned)", "grid": false, "labelOverlap": true, "zindex": 0}, {"scale": "y", "tickCount": {"signal": "ceil(height/40)"}, "orient": "left", "title": "Count of Records", "labelOverlap": true, "zindex": 0, "grid": false}], "title": {"text": "Time in Shelter for IntakeMedicalIssueIndex = 3", "frame": "group"}, "width": 1000, "background": "white", "height": 50, "style": "cell", "padding": 5}
